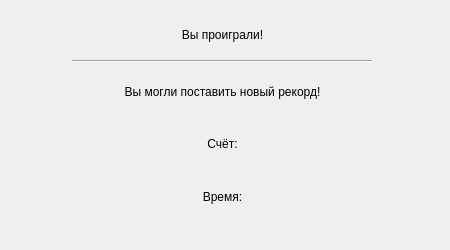
<?xml version="1.0" encoding="UTF-8"?>
<ui version="4.0">
 <class>loose_popup_widget</class>
 <widget class="QWidget" name="loose_popup_widget">
  <property name="geometry">
   <rect>
    <x>0</x>
    <y>0</y>
    <width>450</width>
    <height>250</height>
   </rect>
  </property>
  <property name="baseSize">
   <size>
    <width>0</width>
    <height>0</height>
   </size>
  </property>
  <property name="windowTitle">
   <string>Form</string>
  </property>
  <layout class="QVBoxLayout" name="loose_popup_layout" stretch="0,0,0,0">
   <property name="spacing">
    <number>5</number>
   </property>
   <property name="leftMargin">
    <number>10</number>
   </property>
   <property name="topMargin">
    <number>15</number>
   </property>
   <property name="rightMargin">
    <number>15</number>
   </property>
   <property name="bottomMargin">
    <number>30</number>
   </property>
   <item>
    <layout class="QVBoxLayout" name="title_layout">
     <property name="spacing">
      <number>5</number>
     </property>
     <item>
      <widget class="QLabel" name="title_label">
       <property name="text">
        <string>Вы проиграли!</string>
       </property>
       <property name="alignment">
        <set>Qt::AlignCenter</set>
       </property>
      </widget>
     </item>
     <item alignment="Qt::AlignHCenter">
      <widget class="Line" name="separator_line">
       <property name="sizePolicy">
        <sizepolicy hsizetype="Fixed" vsizetype="Fixed">
         <horstretch>0</horstretch>
         <verstretch>0</verstretch>
        </sizepolicy>
       </property>
       <property name="minimumSize">
        <size>
         <width>300</width>
         <height>0</height>
        </size>
       </property>
       <property name="orientation">
        <enum>Qt::Horizontal</enum>
       </property>
      </widget>
     </item>
    </layout>
   </item>
   <item>
    <widget class="QLabel" name="beat_highscore_label">
     <property name="text">
      <string>Вы могли поставить новый рекорд!</string>
     </property>
     <property name="alignment">
      <set>Qt::AlignCenter</set>
     </property>
    </widget>
   </item>
   <item>
    <widget class="QLabel" name="score_label">
     <property name="text">
      <string>Счёт:</string>
     </property>
     <property name="alignment">
      <set>Qt::AlignCenter</set>
     </property>
    </widget>
   </item>
   <item>
    <widget class="QLabel" name="time_label">
     <property name="text">
      <string>Время:</string>
     </property>
     <property name="alignment">
      <set>Qt::AlignCenter</set>
     </property>
    </widget>
   </item>
  </layout>
 </widget>
 <resources/>
 <connections/>
</ui>
